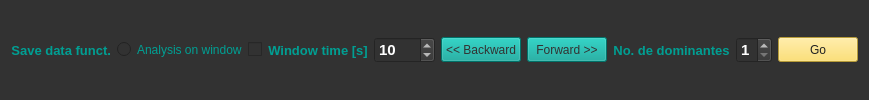
          <widget class="QWidget" name="menu" native="true">
           <property name="sizePolicy">
            <sizepolicy hsizetype="MinimumExpanding" vsizetype="Preferred">
             <horstretch>0</horstretch>
             <verstretch>0</verstretch>
            </sizepolicy>
           </property>
           <property name="styleSheet">
            <string notr="true">background-color: rgb(50, 50, 50);</string>
           </property>
           <layout class="QGridLayout" name="gridLayout">
            <item row="0" column="5">
             <layout class="QHBoxLayout" name="horizontalLayout_tb">
              <item>
               <widget class="QLabel" name="num_dominant_label">
                <property name="palette">
                 <palette>
                  <active>
                   <colorrole role="WindowText">
                    <brush brushstyle="SolidPattern">
                     <color alpha="255">
                      <red>39</red>
                      <green>152</green>
                      <blue>186</blue>
                     </color>
                    </brush>
                   </colorrole>
                   <colorrole role="Button">
                    <brush brushstyle="SolidPattern">
                     <color alpha="255">
                      <red>50</red>
                      <green>50</green>
                      <blue>50</blue>
                     </color>
                    </brush>
                   </colorrole>
                   <colorrole role="Text">
                    <brush brushstyle="SolidPattern">
                     <color alpha="255">
                      <red>0</red>
                      <green>159</green>
                      <blue>147</blue>
                     </color>
                    </brush>
                   </colorrole>
                   <colorrole role="ButtonText">
                    <brush brushstyle="SolidPattern">
                     <color alpha="255">
                      <red>0</red>
                      <green>159</green>
                      <blue>147</blue>
                     </color>
                    </brush>
                   </colorrole>
                   <colorrole role="Base">
                    <brush brushstyle="SolidPattern">
                     <color alpha="255">
                      <red>50</red>
                      <green>50</green>
                      <blue>50</blue>
                     </color>
                    </brush>
                   </colorrole>
                   <colorrole role="Window">
                    <brush brushstyle="SolidPattern">
                     <color alpha="255">
                      <red>50</red>
                      <green>50</green>
                      <blue>50</blue>
                     </color>
                    </brush>
                   </colorrole>
                   <colorrole role="PlaceholderText">
                    <brush brushstyle="SolidPattern">
                     <color alpha="128">
                      <red>0</red>
                      <green>159</green>
                      <blue>147</blue>
                     </color>
                    </brush>
                   </colorrole>
                  </active>
                  <inactive>
                   <colorrole role="WindowText">
                    <brush brushstyle="SolidPattern">
                     <color alpha="255">
                      <red>39</red>
                      <green>152</green>
                      <blue>186</blue>
                     </color>
                    </brush>
                   </colorrole>
                   <colorrole role="Button">
                    <brush brushstyle="SolidPattern">
                     <color alpha="255">
                      <red>50</red>
                      <green>50</green>
                      <blue>50</blue>
                     </color>
                    </brush>
                   </colorrole>
                   <colorrole role="Text">
                    <brush brushstyle="SolidPattern">
                     <color alpha="255">
                      <red>0</red>
                      <green>159</green>
                      <blue>147</blue>
                     </color>
                    </brush>
                   </colorrole>
                   <colorrole role="ButtonText">
                    <brush brushstyle="SolidPattern">
                     <color alpha="255">
                      <red>0</red>
                      <green>159</green>
                      <blue>147</blue>
                     </color>
                    </brush>
                   </colorrole>
                   <colorrole role="Base">
                    <brush brushstyle="SolidPattern">
                     <color alpha="255">
                      <red>50</red>
                      <green>50</green>
                      <blue>50</blue>
                     </color>
                    </brush>
                   </colorrole>
                   <colorrole role="Window">
                    <brush brushstyle="SolidPattern">
                     <color alpha="255">
                      <red>50</red>
                      <green>50</green>
                      <blue>50</blue>
                     </color>
                    </brush>
                   </colorrole>
                   <colorrole role="PlaceholderText">
                    <brush brushstyle="SolidPattern">
                     <color alpha="128">
                      <red>0</red>
                      <green>159</green>
                      <blue>147</blue>
                     </color>
                    </brush>
                   </colorrole>
                  </inactive>
                  <disabled>
                   <colorrole role="WindowText">
                    <brush brushstyle="SolidPattern">
                     <color alpha="255">
                      <red>120</red>
                      <green>120</green>
                      <blue>120</blue>
                     </color>
                    </brush>
                   </colorrole>
                   <colorrole role="Button">
                    <brush brushstyle="SolidPattern">
                     <color alpha="255">
                      <red>50</red>
                      <green>50</green>
                      <blue>50</blue>
                     </color>
                    </brush>
                   </colorrole>
                   <colorrole role="Text">
                    <brush brushstyle="SolidPattern">
                     <color alpha="255">
                      <red>0</red>
                      <green>159</green>
                      <blue>147</blue>
                     </color>
                    </brush>
                   </colorrole>
                   <colorrole role="ButtonText">
                    <brush brushstyle="SolidPattern">
                     <color alpha="255">
                      <red>0</red>
                      <green>159</green>
                      <blue>147</blue>
                     </color>
                    </brush>
                   </colorrole>
                   <colorrole role="Base">
                    <brush brushstyle="SolidPattern">
                     <color alpha="255">
                      <red>50</red>
                      <green>50</green>
                      <blue>50</blue>
                     </color>
                    </brush>
                   </colorrole>
                   <colorrole role="Window">
                    <brush brushstyle="SolidPattern">
                     <color alpha="255">
                      <red>50</red>
                      <green>50</green>
                      <blue>50</blue>
                     </color>
                    </brush>
                   </colorrole>
                   <colorrole role="PlaceholderText">
                    <brush brushstyle="SolidPattern">
                     <color alpha="128">
                      <red>0</red>
                      <green>159</green>
                      <blue>147</blue>
                     </color>
                    </brush>
                   </colorrole>
                  </disabled>
                 </palette>
                </property>
                <property name="font">
                 <font>
                  <family>Segoe UI</family>
                  <pointsize>10</pointsize>
                  <italic>false</italic>
                  <bold>true</bold>
                 </font>
                </property>
                <property name="styleSheet">
                 <string notr="true">font: 700 10pt &quot;Segoe UI&quot;;
color: rgb(0, 159, 147);</string>
                </property>
                <property name="text">
                 <string>No. de dominantes</string>
                </property>
                <property name="alignment">
                 <set>Qt::AlignCenter</set>
                </property>
               </widget>
              </item>
              <item>
               <widget class="QSpinBox" name="num_dominant_button">
                <property name="font">
                 <font>
                  <family>Segoe UI</family>
                  <pointsize>11</pointsize>
                  <italic>false</italic>
                  <bold>true</bold>
                 </font>
                </property>
                <property name="styleSheet">
                 <string notr="true">font: 700 11pt &quot;Segoe UI&quot;;
color: rgb(255, 255, 255);</string>
                </property>
                <property name="minimum">
                 <number>1</number>
                </property>
                <property name="maximum">
                 <number>5</number>
                </property>
                <property name="displayIntegerBase">
                 <number>10</number>
                </property>
               </widget>
              </item>
             </layout>
            </item>
            <item row="0" column="0">
             <layout class="QHBoxLayout" name="horizontalLayout_22">
              <item>
               <layout class="QVBoxLayout" name="verticalLayout_2">
                <item>
                 <widget class="QLabel" name="window_time_label_3">
                  <property name="palette">
                   <palette>
                    <active>
                     <colorrole role="WindowText">
                      <brush brushstyle="SolidPattern">
                       <color alpha="255">
                        <red>39</red>
                        <green>152</green>
                        <blue>186</blue>
                       </color>
                      </brush>
                     </colorrole>
                     <colorrole role="Button">
                      <brush brushstyle="SolidPattern">
                       <color alpha="255">
                        <red>50</red>
                        <green>50</green>
                        <blue>50</blue>
                       </color>
                      </brush>
                     </colorrole>
                     <colorrole role="Text">
                      <brush brushstyle="SolidPattern">
                       <color alpha="255">
                        <red>0</red>
                        <green>159</green>
                        <blue>147</blue>
                       </color>
                      </brush>
                     </colorrole>
                     <colorrole role="ButtonText">
                      <brush brushstyle="SolidPattern">
                       <color alpha="255">
                        <red>0</red>
                        <green>159</green>
                        <blue>147</blue>
                       </color>
                      </brush>
                     </colorrole>
                     <colorrole role="Base">
                      <brush brushstyle="SolidPattern">
                       <color alpha="255">
                        <red>50</red>
                        <green>50</green>
                        <blue>50</blue>
                       </color>
                      </brush>
                     </colorrole>
                     <colorrole role="Window">
                      <brush brushstyle="SolidPattern">
                       <color alpha="255">
                        <red>50</red>
                        <green>50</green>
                        <blue>50</blue>
                       </color>
                      </brush>
                     </colorrole>
                     <colorrole role="PlaceholderText">
                      <brush brushstyle="SolidPattern">
                       <color alpha="128">
                        <red>0</red>
                        <green>159</green>
                        <blue>147</blue>
                       </color>
                      </brush>
                     </colorrole>
                    </active>
                    <inactive>
                     <colorrole role="WindowText">
                      <brush brushstyle="SolidPattern">
                       <color alpha="255">
                        <red>39</red>
                        <green>152</green>
                        <blue>186</blue>
                       </color>
                      </brush>
                     </colorrole>
                     <colorrole role="Button">
                      <brush brushstyle="SolidPattern">
                       <color alpha="255">
                        <red>50</red>
                        <green>50</green>
                        <blue>50</blue>
                       </color>
                      </brush>
                     </colorrole>
                     <colorrole role="Text">
                      <brush brushstyle="SolidPattern">
                       <color alpha="255">
                        <red>0</red>
                        <green>159</green>
                        <blue>147</blue>
                       </color>
                      </brush>
                     </colorrole>
                     <colorrole role="ButtonText">
                      <brush brushstyle="SolidPattern">
                       <color alpha="255">
                        <red>0</red>
                        <green>159</green>
                        <blue>147</blue>
                       </color>
                      </brush>
                     </colorrole>
                     <colorrole role="Base">
                      <brush brushstyle="SolidPattern">
                       <color alpha="255">
                        <red>50</red>
                        <green>50</green>
                        <blue>50</blue>
                       </color>
                      </brush>
                     </colorrole>
                     <colorrole role="Window">
                      <brush brushstyle="SolidPattern">
                       <color alpha="255">
                        <red>50</red>
                        <green>50</green>
                        <blue>50</blue>
                       </color>
                      </brush>
                     </colorrole>
                     <colorrole role="PlaceholderText">
                      <brush brushstyle="SolidPattern">
                       <color alpha="128">
                        <red>0</red>
                        <green>159</green>
                        <blue>147</blue>
                       </color>
                      </brush>
                     </colorrole>
                    </inactive>
                    <disabled>
                     <colorrole role="WindowText">
                      <brush brushstyle="SolidPattern">
                       <color alpha="255">
                        <red>120</red>
                        <green>120</green>
                        <blue>120</blue>
                       </color>
                      </brush>
                     </colorrole>
                     <colorrole role="Button">
                      <brush brushstyle="SolidPattern">
                       <color alpha="255">
                        <red>50</red>
                        <green>50</green>
                        <blue>50</blue>
                       </color>
                      </brush>
                     </colorrole>
                     <colorrole role="Text">
                      <brush brushstyle="SolidPattern">
                       <color alpha="255">
                        <red>0</red>
                        <green>159</green>
                        <blue>147</blue>
                       </color>
                      </brush>
                     </colorrole>
                     <colorrole role="ButtonText">
                      <brush brushstyle="SolidPattern">
                       <color alpha="255">
                        <red>0</red>
                        <green>159</green>
                        <blue>147</blue>
                       </color>
                      </brush>
                     </colorrole>
                     <colorrole role="Base">
                      <brush brushstyle="SolidPattern">
                       <color alpha="255">
                        <red>50</red>
                        <green>50</green>
                        <blue>50</blue>
                       </color>
                      </brush>
                     </colorrole>
                     <colorrole role="Window">
                      <brush brushstyle="SolidPattern">
                       <color alpha="255">
                        <red>50</red>
                        <green>50</green>
                        <blue>50</blue>
                       </color>
                      </brush>
                     </colorrole>
                     <colorrole role="PlaceholderText">
                      <brush brushstyle="SolidPattern">
                       <color alpha="128">
                        <red>0</red>
                        <green>159</green>
                        <blue>147</blue>
                       </color>
                      </brush>
                     </colorrole>
                    </disabled>
                   </palette>
                  </property>
                  <property name="font">
                   <font>
                    <family>Segoe UI</family>
                    <pointsize>10</pointsize>
                    <italic>false</italic>
                    <bold>true</bold>
                   </font>
                  </property>
                  <property name="styleSheet">
                   <string notr="true">font: 700 10pt &quot;Segoe UI&quot;;
color: rgb(0, 159, 147);</string>
                  </property>
                  <property name="text">
                   <string>Save data funct.</string>
                  </property>
                  <property name="alignment">
                   <set>Qt::AlignRight|Qt::AlignTrailing|Qt::AlignVCenter</set>
                  </property>
                 </widget>
                </item>
               </layout>
              </item>
              <item>
               <widget class="QRadioButton" name="save_function">
                <property name="text">
                 <string/>
                </property>
               </widget>
              </item>
             </layout>
            </item>
            <item row="0" column="2">
             <layout class="QHBoxLayout" name="horizontalLayout_wt">
              <item>
               <widget class="QLabel" name="window_time_label">
                <property name="palette">
                 <palette>
                  <active>
                   <colorrole role="WindowText">
                    <brush brushstyle="SolidPattern">
                     <color alpha="255">
                      <red>39</red>
                      <green>152</green>
                      <blue>186</blue>
                     </color>
                    </brush>
                   </colorrole>
                   <colorrole role="Button">
                    <brush brushstyle="SolidPattern">
                     <color alpha="255">
                      <red>50</red>
                      <green>50</green>
                      <blue>50</blue>
                     </color>
                    </brush>
                   </colorrole>
                   <colorrole role="Text">
                    <brush brushstyle="SolidPattern">
                     <color alpha="255">
                      <red>0</red>
                      <green>159</green>
                      <blue>147</blue>
                     </color>
                    </brush>
                   </colorrole>
                   <colorrole role="ButtonText">
                    <brush brushstyle="SolidPattern">
                     <color alpha="255">
                      <red>0</red>
                      <green>159</green>
                      <blue>147</blue>
                     </color>
                    </brush>
                   </colorrole>
                   <colorrole role="Base">
                    <brush brushstyle="SolidPattern">
                     <color alpha="255">
                      <red>50</red>
                      <green>50</green>
                      <blue>50</blue>
                     </color>
                    </brush>
                   </colorrole>
                   <colorrole role="Window">
                    <brush brushstyle="SolidPattern">
                     <color alpha="255">
                      <red>50</red>
                      <green>50</green>
                      <blue>50</blue>
                     </color>
                    </brush>
                   </colorrole>
                   <colorrole role="PlaceholderText">
                    <brush brushstyle="SolidPattern">
                     <color alpha="128">
                      <red>0</red>
                      <green>159</green>
                      <blue>147</blue>
                     </color>
                    </brush>
                   </colorrole>
                  </active>
                  <inactive>
                   <colorrole role="WindowText">
                    <brush brushstyle="SolidPattern">
                     <color alpha="255">
                      <red>39</red>
                      <green>152</green>
                      <blue>186</blue>
                     </color>
                    </brush>
                   </colorrole>
                   <colorrole role="Button">
                    <brush brushstyle="SolidPattern">
                     <color alpha="255">
                      <red>50</red>
                      <green>50</green>
                      <blue>50</blue>
                     </color>
                    </brush>
                   </colorrole>
                   <colorrole role="Text">
                    <brush brushstyle="SolidPattern">
                     <color alpha="255">
                      <red>0</red>
                      <green>159</green>
                      <blue>147</blue>
                     </color>
                    </brush>
                   </colorrole>
                   <colorrole role="ButtonText">
                    <brush brushstyle="SolidPattern">
                     <color alpha="255">
                      <red>0</red>
                      <green>159</green>
                      <blue>147</blue>
                     </color>
                    </brush>
                   </colorrole>
                   <colorrole role="Base">
                    <brush brushstyle="SolidPattern">
                     <color alpha="255">
                      <red>50</red>
                      <green>50</green>
                      <blue>50</blue>
                     </color>
                    </brush>
                   </colorrole>
                   <colorrole role="Window">
                    <brush brushstyle="SolidPattern">
                     <color alpha="255">
                      <red>50</red>
                      <green>50</green>
                      <blue>50</blue>
                     </color>
                    </brush>
                   </colorrole>
                   <colorrole role="PlaceholderText">
                    <brush brushstyle="SolidPattern">
                     <color alpha="128">
                      <red>0</red>
                      <green>159</green>
                      <blue>147</blue>
                     </color>
                    </brush>
                   </colorrole>
                  </inactive>
                  <disabled>
                   <colorrole role="WindowText">
                    <brush brushstyle="SolidPattern">
                     <color alpha="255">
                      <red>120</red>
                      <green>120</green>
                      <blue>120</blue>
                     </color>
                    </brush>
                   </colorrole>
                   <colorrole role="Button">
                    <brush brushstyle="SolidPattern">
                     <color alpha="255">
                      <red>50</red>
                      <green>50</green>
                      <blue>50</blue>
                     </color>
                    </brush>
                   </colorrole>
                   <colorrole role="Text">
                    <brush brushstyle="SolidPattern">
                     <color alpha="255">
                      <red>0</red>
                      <green>159</green>
                      <blue>147</blue>
                     </color>
                    </brush>
                   </colorrole>
                   <colorrole role="ButtonText">
                    <brush brushstyle="SolidPattern">
                     <color alpha="255">
                      <red>0</red>
                      <green>159</green>
                      <blue>147</blue>
                     </color>
                    </brush>
                   </colorrole>
                   <colorrole role="Base">
                    <brush brushstyle="SolidPattern">
                     <color alpha="255">
                      <red>50</red>
                      <green>50</green>
                      <blue>50</blue>
                     </color>
                    </brush>
                   </colorrole>
                   <colorrole role="Window">
                    <brush brushstyle="SolidPattern">
                     <color alpha="255">
                      <red>50</red>
                      <green>50</green>
                      <blue>50</blue>
                     </color>
                    </brush>
                   </colorrole>
                   <colorrole role="PlaceholderText">
                    <brush brushstyle="SolidPattern">
                     <color alpha="128">
                      <red>0</red>
                      <green>159</green>
                      <blue>147</blue>
                     </color>
                    </brush>
                   </colorrole>
                  </disabled>
                 </palette>
                </property>
                <property name="font">
                 <font>
                  <family>Segoe UI</family>
                  <pointsize>10</pointsize>
                  <italic>false</italic>
                  <bold>true</bold>
                 </font>
                </property>
                <property name="styleSheet">
                 <string notr="true">font: 700 10pt &quot;Segoe UI&quot;;
color: rgb(0, 159, 147);</string>
                </property>
                <property name="text">
                 <string>Window time [s]</string>
                </property>
                <property name="alignment">
                 <set>Qt::AlignCenter</set>
                </property>
               </widget>
              </item>
              <item>
               <widget class="QSpinBox" name="window_time">
                <property name="font">
                 <font>
                  <family>Segoe UI</family>
                  <pointsize>11</pointsize>
                  <italic>false</italic>
                  <bold>true</bold>
                 </font>
                </property>
                <property name="styleSheet">
                 <string notr="true">font: 700 11pt &quot;Segoe UI&quot;;
color: rgb(255, 255, 255);</string>
                </property>
                <property name="maximum">
                 <number>1000</number>
                </property>
                <property name="value">
                 <number>10</number>
                </property>
               </widget>
              </item>
             </layout>
            </item>
            <item row="0" column="6">
             <widget class="QPushButton" name="bt_go">
              <property name="minimumSize">
               <size>
                <width>0</width>
                <height>25</height>
               </size>
              </property>
              <property name="styleSheet">
               <string notr="true">QPushButton {
	background-color: rgb(255, 217, 79);
	font: 700 10pt &quot;Segoe UI&quot;;
	
	color: rgb(33, 33, 33);
}


QPushButton:hover {
	
	background-color: rgb(33, 33, 33);
	font: 700 10pt &quot;Segoe UI&quot;;
	color: rgb(39, 152, 186);
}</string>
              </property>
              <property name="text">
               <string>Go</string>
              </property>
             </widget>
            </item>
            <item row="0" column="4">
             <widget class="QPushButton" name="btn_avanzar">
              <property name="minimumSize">
               <size>
                <width>0</width>
                <height>25</height>
               </size>
              </property>
              <property name="styleSheet">
               <string notr="true">QPushButton {
	
	
	background-color: rgb(0, 159, 147);
	font: 700 10pt &quot;Segoe UI&quot;;
	color: rgb(50, 50, 50);
}

QPushButton:hover {
	
	background-color: rgb(33, 33, 33);
	font: 700 10pt &quot;Segoe UI&quot;;
	color: rgb(39, 152, 186);
}</string>
              </property>
              <property name="text">
               <string>Forward &gt;&gt;</string>
              </property>
             </widget>
            </item>
            <item row="0" column="3">
             <widget class="QPushButton" name="btn_retroceder">
              <property name="minimumSize">
               <size>
                <width>0</width>
                <height>25</height>
               </size>
              </property>
              <property name="styleSheet">
               <string notr="true">QPushButton {
	
	
	background-color: rgb(0, 159, 147);
	font: 700 10pt &quot;Segoe UI&quot;;
	color: rgb(50, 50, 50);
}

QPushButton:hover {
	
	background-color: rgb(33, 33, 33);
	font: 700 10pt &quot;Segoe UI&quot;;
	color: rgb(39, 152, 186);
}</string>
              </property>
              <property name="text">
               <string>&lt;&lt; Backward</string>
              </property>
             </widget>
            </item>
            <item row="0" column="1">
             <layout class="QHBoxLayout" name="horizontalLayout_3">
              <item>
               <widget class="QLabel" name="label">
                <property name="styleSheet">
                 <string notr="true">font: 700 10pt &quot;Segoe UI&quot;;
color: rgb(0, 159, 147);</string>
                </property>
                <property name="text">
                 <string>Analysis on window</string>
                </property>
               </widget>
              </item>
              <item>
               <widget class="QCheckBox" name="analysis_on_window_function">
                <property name="text">
                 <string/>
                </property>
               </widget>
              </item>
             </layout>
            </item>
           </layout>
          </widget>
